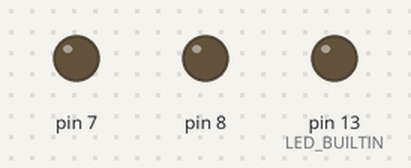
The sketch below on a simulated Arduino Uno, built with avr-gcc and run on an emulated ATmega328P. Shown: output pins drawn as LEDs (lit = HIGH).

Above: at 3.5 s.
At 5.05 s:
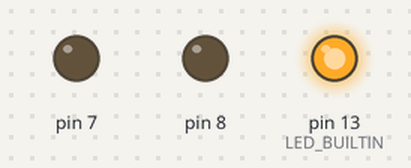
At 6.05 s:
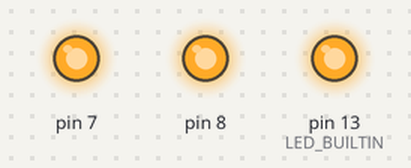
At 8.5 s:
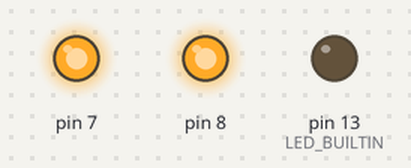
Timing chart, 0 to 10.8 s (numbered marks = the images above):
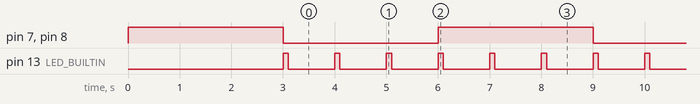

Measured:
- by itself, pin 7, pin 8: alternates HIGH for 3.0 s and LOW for 3.0 s
- by itself, pin 13 (LED_BUILTIN): alternates HIGH for 0.10 s and LOW for 0.90 s
- by itself, everything shown: repeats every 6.0 s, in 12 steps

The sketch:

Relay2Channels-T01.ino
```cpp
// the setup function runs once when you press reset or power the board
void setup() {
  // initialize digital pin LED_BUILTIN as an output.
  pinMode(LED_BUILTIN, OUTPUT);
  pinMode(8, OUTPUT);
  pinMode(7, OUTPUT);

  digitalWrite(LED_BUILTIN,LOW);
  digitalWrite(8,HIGH);
  digitalWrite(7,HIGH);
  delay(3000);
}


// the loop function runs over and over again forever
void loop() {
  digitalWrite(8,LOW);
  digitalWrite(7,LOW);
  digitalWrite(LED_BUILTIN, HIGH);
  delay(100);
  digitalWrite(LED_BUILTIN, LOW);
  delay(900);
  digitalWrite(LED_BUILTIN, HIGH);
  delay(100);
  digitalWrite(LED_BUILTIN, LOW);
  delay(900);
  digitalWrite(LED_BUILTIN, HIGH);
  delay(100);
  digitalWrite(LED_BUILTIN, LOW);
  delay(900);
  digitalWrite(8,HIGH);
  digitalWrite(7,HIGH);
  digitalWrite(LED_BUILTIN, HIGH);
  delay(100);
  digitalWrite(LED_BUILTIN, LOW);
  delay(900);
  digitalWrite(LED_BUILTIN, HIGH);
  delay(100);
  digitalWrite(LED_BUILTIN, LOW);
  delay(900);
  digitalWrite(LED_BUILTIN, HIGH);
  delay(100);
  digitalWrite(LED_BUILTIN, LOW);
  delay(900);
}
```
